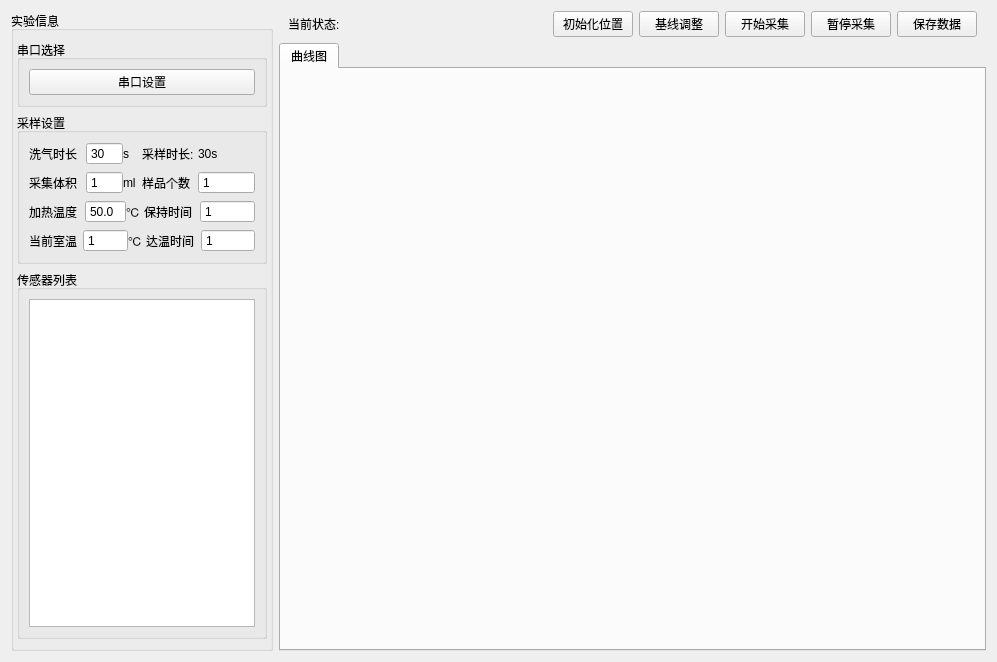
<?xml version="1.0" encoding="UTF-8"?>
<ui version="4.0">
 <class>Gragh_show</class>
 <widget class="QWidget" name="Gragh_show">
  <property name="geometry">
   <rect>
    <x>0</x>
    <y>0</y>
    <width>997</width>
    <height>662</height>
   </rect>
  </property>
  <property name="windowTitle">
   <string>Form</string>
  </property>
  <layout class="QHBoxLayout" name="horizontalLayout_3">
   <item>
    <layout class="QGridLayout" name="gridLayout" rowstretch="0,0" columnstretch="1,4">
     <item row="0" column="0" rowspan="2">
      <widget class="QGroupBox" name="groupBox">
       <property name="font">
        <font>
         <weight>50</weight>
         <bold>false</bold>
        </font>
       </property>
       <property name="title">
        <string>实验信息</string>
       </property>
       <property name="flat">
        <bool>false</bool>
       </property>
       <property name="checkable">
        <bool>false</bool>
       </property>
       <layout class="QVBoxLayout" name="verticalLayout" stretch="0,0,10">
        <property name="leftMargin">
         <number>3</number>
        </property>
        <property name="rightMargin">
         <number>3</number>
        </property>
        <item>
         <widget class="QGroupBox" name="groupBox_2">
          <property name="title">
           <string>串口选择</string>
          </property>
          <layout class="QHBoxLayout" name="horizontalLayout_2">
           <item>
            <widget class="QPushButton" name="pushButton">
             <property name="text">
              <string>串口设置</string>
             </property>
            </widget>
           </item>
          </layout>
         </widget>
        </item>
        <item>
         <widget class="QGroupBox" name="groupBox_3">
          <property name="title">
           <string>采样设置</string>
          </property>
          <layout class="QVBoxLayout" name="verticalLayout_2">
           <item>
            <layout class="QHBoxLayout" name="horizontalLayout_7" stretch="3,2,1,3,3">
             <property name="spacing">
              <number>0</number>
             </property>
             <item>
              <widget class="QLabel" name="label_2">
               <property name="layoutDirection">
                <enum>Qt::LeftToRight</enum>
               </property>
               <property name="text">
                <string>洗气时长</string>
               </property>
              </widget>
             </item>
             <item>
              <widget class="QSpinBox" name="Cleartime_spinBox">
               <property name="focusPolicy">
                <enum>Qt::WheelFocus</enum>
               </property>
               <property name="buttonSymbols">
                <enum>QAbstractSpinBox::NoButtons</enum>
               </property>
               <property name="minimum">
                <number>30</number>
               </property>
               <property name="maximum">
                <number>256</number>
               </property>
               <property name="value">
                <number>30</number>
               </property>
              </widget>
             </item>
             <item>
              <widget class="QLabel" name="label_34">
               <property name="layoutDirection">
                <enum>Qt::LeftToRight</enum>
               </property>
               <property name="text">
                <string>s</string>
               </property>
              </widget>
             </item>
             <item>
              <widget class="QLabel" name="label_4">
               <property name="layoutDirection">
                <enum>Qt::LeftToRight</enum>
               </property>
               <property name="text">
                <string>采样时长: </string>
               </property>
              </widget>
             </item>
             <item>
              <widget class="QLabel" name="label_35">
               <property name="layoutDirection">
                <enum>Qt::LeftToRight</enum>
               </property>
               <property name="text">
                <string>30s</string>
               </property>
              </widget>
             </item>
            </layout>
           </item>
           <item>
            <layout class="QHBoxLayout" name="horizontalLayout_6" stretch="3,2,1,3,3">
             <property name="spacing">
              <number>0</number>
             </property>
             <item>
              <widget class="QLabel" name="label_10">
               <property name="layoutDirection">
                <enum>Qt::LeftToRight</enum>
               </property>
               <property name="text">
                <string>采集体积</string>
               </property>
              </widget>
             </item>
             <item>
              <widget class="QSpinBox" name="Volum_spinBox">
               <property name="buttonSymbols">
                <enum>QAbstractSpinBox::NoButtons</enum>
               </property>
               <property name="minimum">
                <number>0</number>
               </property>
               <property name="maximum">
                <number>256</number>
               </property>
               <property name="value">
                <number>1</number>
               </property>
               <property name="displayIntegerBase">
                <number>10</number>
               </property>
              </widget>
             </item>
             <item>
              <widget class="QLabel" name="label_20">
               <property name="layoutDirection">
                <enum>Qt::LeftToRight</enum>
               </property>
               <property name="text">
                <string>ml</string>
               </property>
              </widget>
             </item>
             <item>
              <widget class="QLabel" name="label_6">
               <property name="layoutDirection">
                <enum>Qt::LeftToRight</enum>
               </property>
               <property name="text">
                <string>样品个数</string>
               </property>
              </widget>
             </item>
             <item>
              <widget class="QSpinBox" name="Simnum_spinBox">
               <property name="buttonSymbols">
                <enum>QAbstractSpinBox::NoButtons</enum>
               </property>
               <property name="minimum">
                <number>1</number>
               </property>
               <property name="maximum">
                <number>16</number>
               </property>
               <property name="value">
                <number>1</number>
               </property>
               <property name="displayIntegerBase">
                <number>10</number>
               </property>
              </widget>
             </item>
            </layout>
           </item>
           <item>
            <layout class="QHBoxLayout" name="horizontalLayout_8" stretch="3,2,1,3,3">
             <property name="spacing">
              <number>0</number>
             </property>
             <item>
              <widget class="QLabel" name="label_12">
               <property name="layoutDirection">
                <enum>Qt::LeftToRight</enum>
               </property>
               <property name="text">
                <string>加热温度</string>
               </property>
              </widget>
             </item>
             <item>
              <widget class="QDoubleSpinBox" name="Heattep_SpinBox">
               <property name="buttonSymbols">
                <enum>QAbstractSpinBox::NoButtons</enum>
               </property>
               <property name="decimals">
                <number>1</number>
               </property>
               <property name="minimum">
                <double>-1.000000000000000</double>
               </property>
               <property name="value">
                <double>50.000000000000000</double>
               </property>
              </widget>
             </item>
             <item>
              <widget class="QLabel" name="label_19">
               <property name="layoutDirection">
                <enum>Qt::LeftToRight</enum>
               </property>
               <property name="text">
                <string>℃</string>
               </property>
              </widget>
             </item>
             <item>
              <widget class="QLabel" name="label_9">
               <property name="layoutDirection">
                <enum>Qt::LeftToRight</enum>
               </property>
               <property name="text">
                <string>保持时间</string>
               </property>
              </widget>
             </item>
             <item>
              <widget class="QSpinBox" name="Standtime_spinBox">
               <property name="buttonSymbols">
                <enum>QAbstractSpinBox::NoButtons</enum>
               </property>
               <property name="minimum">
                <number>1</number>
               </property>
               <property name="maximum">
                <number>60</number>
               </property>
               <property name="value">
                <number>1</number>
               </property>
               <property name="displayIntegerBase">
                <number>10</number>
               </property>
              </widget>
             </item>
            </layout>
           </item>
           <item>
            <layout class="QHBoxLayout" name="horizontalLayout_10" stretch="3,2,1,3,3">
             <property name="spacing">
              <number>0</number>
             </property>
             <item>
              <widget class="QLabel" name="label_11">
               <property name="layoutDirection">
                <enum>Qt::LeftToRight</enum>
               </property>
               <property name="text">
                <string>当前室温</string>
               </property>
              </widget>
             </item>
             <item>
              <widget class="QSpinBox" name="Currtem_spinBox">
               <property name="buttonSymbols">
                <enum>QAbstractSpinBox::NoButtons</enum>
               </property>
               <property name="minimum">
                <number>1</number>
               </property>
               <property name="maximum">
                <number>65535</number>
               </property>
               <property name="value">
                <number>1</number>
               </property>
               <property name="displayIntegerBase">
                <number>10</number>
               </property>
              </widget>
             </item>
             <item>
              <widget class="QLabel" name="label_21">
               <property name="layoutDirection">
                <enum>Qt::LeftToRight</enum>
               </property>
               <property name="text">
                <string>℃</string>
               </property>
              </widget>
             </item>
             <item>
              <widget class="QLabel" name="label_13">
               <property name="layoutDirection">
                <enum>Qt::LeftToRight</enum>
               </property>
               <property name="text">
                <string>达温时间</string>
               </property>
              </widget>
             </item>
             <item>
              <widget class="QSpinBox" name="attendtime_spinBox">
               <property name="buttonSymbols">
                <enum>QAbstractSpinBox::NoButtons</enum>
               </property>
               <property name="minimum">
                <number>1</number>
               </property>
               <property name="maximum">
                <number>65535</number>
               </property>
               <property name="value">
                <number>1</number>
               </property>
               <property name="displayIntegerBase">
                <number>10</number>
               </property>
              </widget>
             </item>
            </layout>
           </item>
          </layout>
         </widget>
        </item>
        <item>
         <widget class="QGroupBox" name="groupBox_4">
          <property name="title">
           <string>传感器列表</string>
          </property>
          <layout class="QGridLayout" name="gridLayout_2">
           <item row="0" column="0">
            <widget class="QTableView" name="Senser_stableView">
             <property name="minimumSize">
              <size>
               <width>226</width>
               <height>0</height>
              </size>
             </property>
             <property name="maximumSize">
              <size>
               <width>226</width>
               <height>16777215</height>
              </size>
             </property>
            </widget>
           </item>
          </layout>
         </widget>
        </item>
       </layout>
      </widget>
     </item>
     <item row="0" column="1">
      <widget class="QWidget" name="widget" native="true">
       <layout class="QHBoxLayout" name="horizontalLayout" stretch="1,10,0,0,1,1,1">
        <property name="topMargin">
         <number>0</number>
        </property>
        <property name="bottomMargin">
         <number>0</number>
        </property>
        <item>
         <widget class="QLabel" name="label_37">
          <property name="layoutDirection">
           <enum>Qt::LeftToRight</enum>
          </property>
          <property name="text">
           <string>当前状态:</string>
          </property>
          <property name="textFormat">
           <enum>Qt::AutoText</enum>
          </property>
          <property name="scaledContents">
           <bool>false</bool>
          </property>
         </widget>
        </item>
        <item>
         <widget class="QLabel" name="statues_label">
          <property name="text">
           <string/>
          </property>
         </widget>
        </item>
        <item>
         <widget class="QPushButton" name="InitPos_Button">
          <property name="maximumSize">
           <size>
            <width>100</width>
            <height>32</height>
           </size>
          </property>
          <property name="text">
           <string>初始化位置</string>
          </property>
         </widget>
        </item>
        <item>
         <widget class="QPushButton" name="Clear_Button">
          <property name="maximumSize">
           <size>
            <width>100</width>
            <height>32</height>
           </size>
          </property>
          <property name="text">
           <string>基线调整</string>
          </property>
         </widget>
        </item>
        <item>
         <widget class="QPushButton" name="Collectbegin_Button">
          <property name="maximumSize">
           <size>
            <width>100</width>
            <height>32</height>
           </size>
          </property>
          <property name="text">
           <string>开始采集</string>
          </property>
         </widget>
        </item>
        <item>
         <widget class="QPushButton" name="Pause_Button">
          <property name="maximumSize">
           <size>
            <width>100</width>
            <height>32</height>
           </size>
          </property>
          <property name="text">
           <string>暂停采集</string>
          </property>
         </widget>
        </item>
        <item>
         <widget class="QPushButton" name="Save_Button">
          <property name="maximumSize">
           <size>
            <width>100</width>
            <height>32</height>
           </size>
          </property>
          <property name="text">
           <string>保存数据</string>
          </property>
         </widget>
        </item>
       </layout>
      </widget>
     </item>
     <item row="1" column="1">
      <widget class="QTabWidget" name="tabWidget">
       <property name="currentIndex">
        <number>0</number>
       </property>
       <widget class="QWidget" name="Line_Show">
        <attribute name="title">
         <string>曲线图</string>
        </attribute>
        <layout class="QGridLayout" name="gridLayout_5">
         <item row="0" column="0">
          <layout class="QVBoxLayout" name="Linegragh_Layout"/>
         </item>
        </layout>
       </widget>
      </widget>
     </item>
    </layout>
   </item>
  </layout>
 </widget>
 <resources/>
 <connections/>
</ui>
